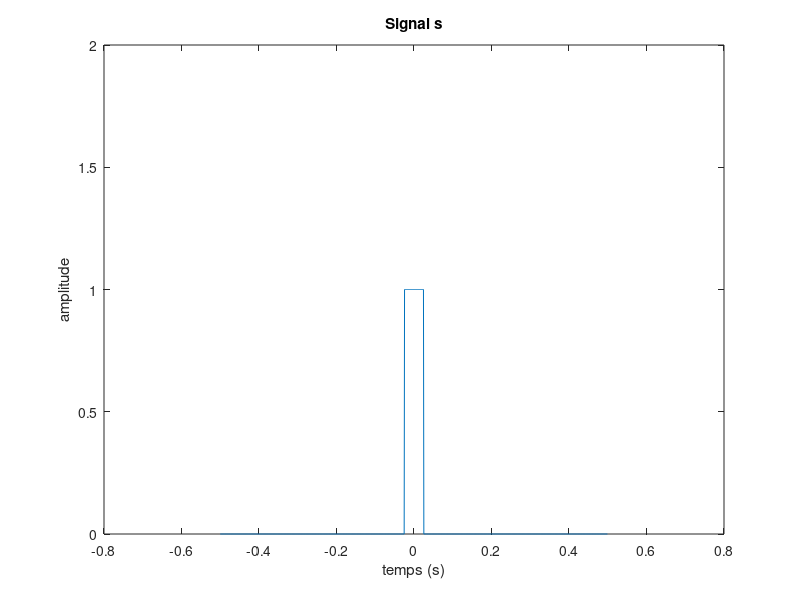
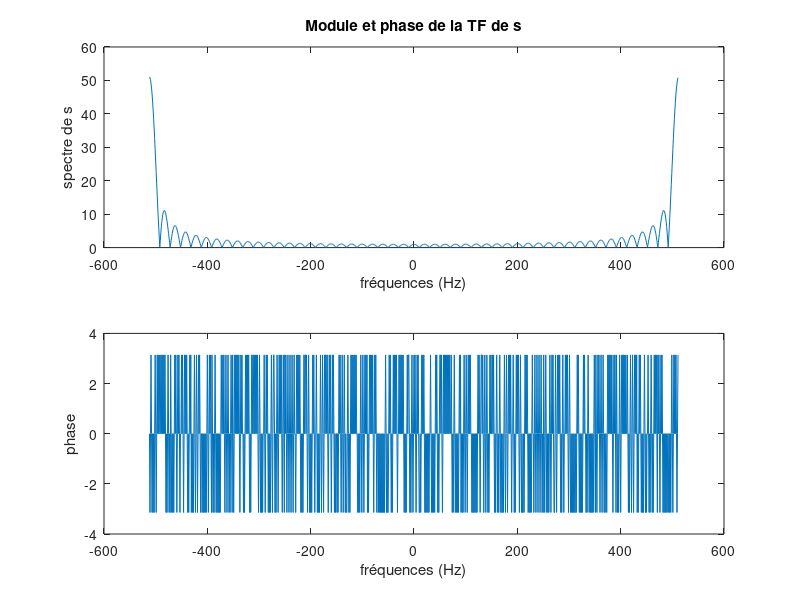
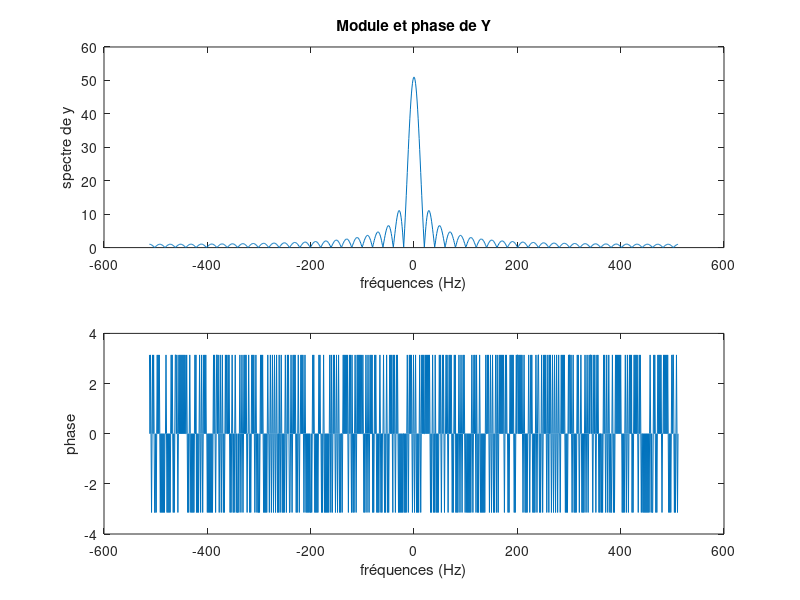
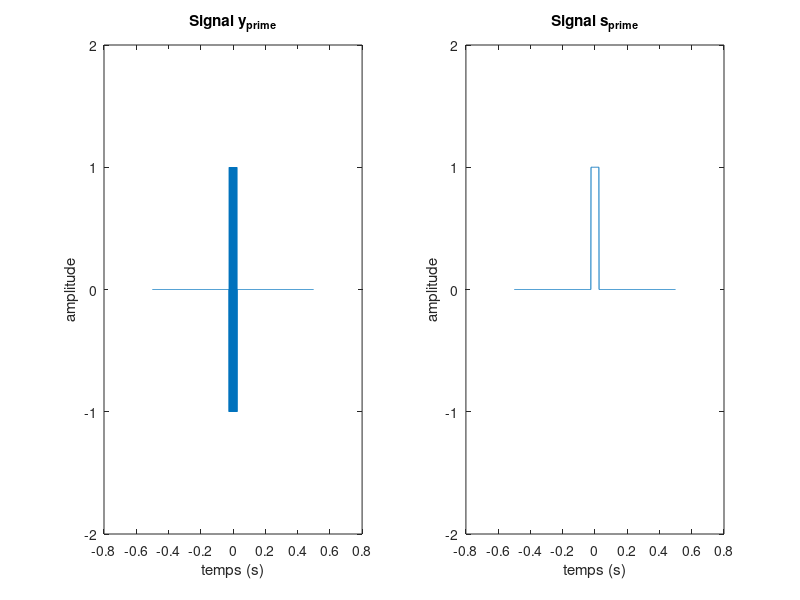

MATLAB code for these plots, in order:
%   SIG - Initiation Traitement Signal - TP1    %
clear all;  % efface toutes les variables déjÃ  créées 
close all;  % ferme toutes les figures
clc;        % efface l'historique des commandes

% A executer une fois dans la fenetre de commandes si sur Octave
% pkg load signal;

%% Partie 1 : Convolution et Transformee de Fourier

%% 1/
% Initialisation
fe = 1024;                            % Frequence d'echantillonage en Hz
te = 1/fe;                            % Periode d'echantillonage en s
D = 1;                                % Durée du signal en s
t = -D/2 : te : (D/2)-te;             % Creation de l'axe temporel
T = 25;                               % Largeur de la porte en nb d'echantillons

% Création du signal s
s = ones(size(t));
s(t > (T/fe)) = 0;
s(t < -(T/fe)) = 0;

% Affichage du signal
figure(1);
plot(t, s);
ylim([0 2]);
title('Signal s');
xlabel('temps (s)');
ylabel('amplitude');

%% 2/
f = -fe/2 : fe/length(s) : fe/2 - fe/length(s); % Creation de l'axe des frequences
S = fft(s);                                     % TF du signal s

% Affichage
figure(2);
subplot(2, 1, 1); plot(f, abs(S));
xlabel('fréquences (Hz)');
ylabel('spectre de s');
title('Module et phase de la TF de s');
subplot(2, 1, 2); plot(f, angle(S));
xlabel('fréquences (Hz)');
ylabel('phase');

%% 3/
Y = fftshift(S);    % Permutation a l'aide de fftshift
figure(3);
subplot(2, 1, 1); plot(f, abs(Y));
xlabel('fréquences (Hz)');
ylabel('spectre de y');
title('Module et phase de Y');
subplot(2, 1, 2); plot(f, angle(Y));
xlabel('fréquences (Hz)');
ylabel('phase');

%% 4/
y_prime = ifft(Y);  % ITF de Y, Y etant fftshift(S)
s_prime = ifft(S);  % ITF de S
figure(4);
subplot(1, 2, 1); plot(t , y_prime);
ylim([-2 2]);
xlabel('temps (s)');
ylabel('amplitude');
title('Signal y_{prime}');
subplot(1, 2, 2); plot(t, s_prime);
ylim([-2 2]);
xlabel('temps (s)');
ylabel('amplitude');
title('Signal s_{prime}');

%% 5/
x = conv(s, s, 'same'); % Produit de convolution, l'argument 'same' permet 
                        % de retourner la convolution sur le meme nombre de 
                        % points que le signal de depart.
figure(5);
plot(t, x);
xlabel('temps (s)');
ylabel('amplitude');
title('Signal x');

%% 6/
X = fft(x);         % TF de x
S_carre = S.*S;     % Elevation au carre de S

figure(6);
plot(f, fftshift(X)); hold on; % affiche abs(X) pour avoir une superposition des courbes
plot(f, fftshift(S_carre), '--');
xlabel('fréquences (Hz)');
ylabel('spectres de X et S_{carre}');
legend('X','S\_carre');
title('Signaux X et S_{carre}');

%% Partie 2 : TF d'un signal carre

%% 1/
% Initialisation
fe = 1000;                      % Fréquence d'echantillonage en Hz
F = 100;                        % Fréquence du signal en Hz
te = 1/fe;                      % Periode d'echantillonage en s
N = 10;                         % Nombre de périodes
D = N/F;                        % Duree du signal en s
t = 0 : te : D-te;              % Creation de l'axe temporel

s = square(2*pi*F*t);
figure(7);
plot(t, s);
xlabel('Temps (s)');
ylabel('Amplitude');
title('Signal carre s');

%% 2/
nb_points_fft = 2^10;                                    % Nombre de points de la FFT
f = -fe/2 : fe/nb_points_fft : fe/2 - fe/nb_points_fft;  % creation du vecteur frequentiel associe

S = fft(s, nb_points_fft);  % FFT de s
figure(8);
plot(f, fftshift(abs(S)));
xlabel('fréquences (Hz)');
ylabel('spectre de s');
title('Module de la TF de s');


%% 2-extra/
%% En utilisant un signal à fréquence plus faible, on arrive à générer 
%  un vrai carré
F_p = 10;                        % Frequence du signal en Hz
f_p = -fe/2 : fe/1000 : fe/2-fe/1000 ;
D_p = N/F_p;
t_p = 0 : te : D_p-te;

s = square(2*pi*F_p*t_p);

figure(25);
plot(t_p, s);
xlabel('Temps (s)');
ylabel('Amplitude');
title('Signal carre s');
figure(26);
plot(f_p, fftshift(abs(fft(s))));
xlabel('fréquences (Hz)');
ylabel('spectre de s');
title('Module de la TF de s');


%% Partie 3 : Debruitage d'un signal par FFT

% TF et TF inverse
% Initialisation
fe = 1000;                      % Frequence d'echantillonnage en Hz
F = 10;                         % Frequence du signal en Hz
te = 1/fe;                      % Periode d'echantillonage en s
D = 1;                          % Duree du signal en s
A = 3;                          % Amplitude du signal
t = 0 : te : D - te;            % Creation de l'axe temporel


%s = cos(2*pi*10*t) + 3*cos(2*pi*55*t) - 6*cos(2*pi*122*t) % triple sinus
s = A*sin(2*pi*F*t); % sinus 
figure(9);
plot(t, s);
xlabel('Temps (s)');
ylabel('Amplitude (Amplitude (Amplitude))');
title('Signal sinusoidal s');

%% 1/
f = -fe/2 : fe/length(s) : fe/2 - fe/length(s); % Creation de l'axe des frequences
S = fft(s);  % FFT de s
figure(10);
plot(f, fftshift(abs(S)));
xlabel('fréquences (Hz)');
ylabel('spectre de s');
title('Module de la TF s');

%% 2/
s_i = ifft(S);
figure(11);
plot(t, s_i);
xlabel('temps (s)');
ylabel('Amplitude');
title('Signal s_prime issu de la ITF de la TF de s');

%% Bruit Blanc
%3/
bruit = 1*rand(1,D*fe)-0.5;  % Creation d'un bruit blanc centre d'ampitude 1
figure(12);
subplot(2, 1, 1); plot(t, bruit);
xlabel("temps (s)");
ylabel("amplitude");
title("signal et spectre du bruit");
subplot(2, 1, 2); plot(f, fftshift(abs((fft(bruit)))));
xlabel("frequence (Hz)");
ylabel("amplitude");


%% Bruitage du signal
% 4/
signal_bruite = s+0.5*A*bruit;
SIGNAL_BRUITE = fft(signal_bruite);
figure(13);
subplot(2, 1, 1); plot(t, signal_bruite);
xlabel("temps (s)");
ylabel("amplitude");
title("signal et spectre du signal bruité");
subplot(2, 1, 2); plot(f, fftshift(abs(SIGNAL_BRUITE)));
xlabel("fréquence (Hz)");
ylabel("amplitude");

%% Filtrage par FFT
%5/ et 6/

M = max(abs(SIGNAL_BRUITE));  % Amplitude maximale de la TF du signal bruite
S = 0.1;                      % Seuil à 10%
H = zeros(size(f));
for n = 1:length(f)
   if SIGNAL_BRUITE(n) > S*M
       H(n) = 1;
   end
end

SIGNAL_BRUITE_FILTRE = SIGNAL_BRUITE.*H;
signal_bruite_filtre = ifft(SIGNAL_BRUITE_FILTRE);
figure(14);
subplot(2, 1, 1); plot(f, fftshift(abs(SIGNAL_BRUITE_FILTRE)));
xlabel("fréquence (Hz)");
ylabel("amplitude");
title("spectre et signal filtré");
subplot(2, 1, 2); plot(t, ifft(SIGNAL_BRUITE_FILTRE));
xlabel("temps (s)");
ylabel("amplitude");

% Exporte les figures ouvertes en images dans le repertoire courant
% export_figures();
